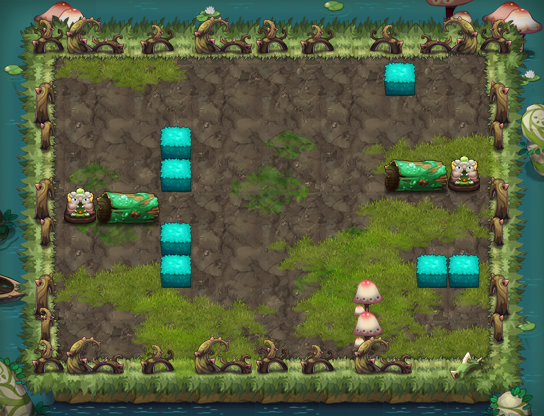

This game map was drawn from its Tiled (.tmx) file and the tilesets committed beside it. A one-line description and the trimmed map source follow:
An orthogonal 17x13 tile map with 32x32 px tiles, 20 tile layers (PASS, 块层 15, 块层 16, 块层 17, ...) and 18 objects (14x TRAP, 3x jdsrh3, PLAYER).

<map version="1.0" orientation="orthogonal" width="17" height="13" tilewidth="32" tileheight="32">
 <properties>
  <property name="DESTRY1" value="221" />
  <property name="DESTRY2" value="225" />
  <property name="DESTRY3" value="223" />
  <property name="DESTRY_COUNT" value="3" />
  <property name="EXP" value="605" />
  <property name="ITEM" value="D018" />
  <property name="MONEY" value="908" />
 </properties>
 <tileset firstgid="1" name="swzz" tilewidth="32" tileheight="32">
  <image source="swzz.png" width="500" height="1024" />
 </tileset>
 <layer name="PASS" width="17" height="13">
  <data>[221 cells, 119 non-empty, 17 distinct tile ids]</data>
 </layer>
 <layer name="块层 15" width="17" height="13">
  <data>[221 cells, 173 non-empty, 22 distinct tile ids]</data>
 </layer>
 <layer name="块层 16" width="17" height="13">
  <data>[221 cells, 57 non-empty, 29 distinct tile ids]</data>
 </layer>
 <layer name="块层 17" width="17" height="13">
  <data>[221 cells, 32 non-empty, 4 distinct tile ids]</data>
 </layer>
 <layer name="块层 2" width="17" height="13">
  <data>[221 cells, 104 non-empty, 8 distinct tile ids]</data>
 </layer>
 <layer name="块层 19" width="17" height="13">
  <data>[221 cells, 40 non-empty, 10 distinct tile ids]</data>
 </layer>
 <layer name="块层 20" width="17" height="13">
  <data>[221 cells, 58 non-empty, 19 distinct tile ids]</data>
 </layer>
 <layer name="块层 4" width="17" height="13">
  <data>[221 cells, 16 non-empty, 6 distinct tile ids]</data>
 </layer>
 <layer name="块层 3" width="17" height="13">
  <data>[221 cells, 62 non-empty, 15 distinct tile ids]</data>
 </layer>
 <layer name="块层 6" width="17" height="13">
  <data>[221 cells, 27 non-empty, 15 distinct tile ids]</data>
 </layer>
 <layer name="块层 18" width="17" height="13">
  <data>[221 cells, 56 non-empty, 5 distinct tile ids]</data>
 </layer>
 <layer name="SHELTER 10" width="17" height="13">
  <data>[221 cells, 13 non-empty, 5 distinct tile ids]</data>
 </layer>
 <layer name="SHELTER 9" width="17" height="13">
  <data>[221 cells, 1 non-empty, 1 distinct tile ids]</data>
 </layer>
 <layer name="SHELTER 8" width="17" height="13">
  <data>[221 cells, 1 non-empty, 1 distinct tile ids]</data>
 </layer>
 <layer name="SHELTER 7" width="17" height="13">
  <data>[221 cells, 3 non-empty, 1 distinct tile ids]</data>
 </layer>
 <layer name="SHELTER 6" width="17" height="13">
  <data>[221 cells, 1 non-empty, 1 distinct tile ids]</data>
 </layer>
 <layer name="SHELTER 5" width="17" height="13">
  <data>[221 cells, 3 non-empty, 3 distinct tile ids]</data>
 </layer>
 <layer name="SHELTER 4" width="17" height="13">
  <data>[221 cells, 4 non-empty, 4 distinct tile ids]</data>
 </layer>
 <layer name="SHELTER 3" width="17" height="13">
  <data>[221 cells, 1 non-empty, 1 distinct tile ids]</data>
 </layer>
 <layer name="SHELTER 1" width="17" height="13">
  <data>[221 cells, 1 non-empty, 1 distinct tile ids]</data>
 </layer>
 <objectgroup name="对象层 1" width="17" height="13">
  <object name="PLAYER" type="PLAYER" x="448" y="192" width="32" height="32" />
  <object name="jdsrh3" x="96" y="288" width="32" height="32">
   <properties>
    <property name="lua_ai" value="monster_jdsrh_ai" />
    <property name="quality" value="jdsrh3.quality" />
   </properties>
  </object>
  <object name="jdsrh3" x="96" y="96" width="32" height="32">
   <properties>
    <property name="lua_ai" value="monster_jdsrh_ai" />
    <property name="quality" value="jdsrh3.quality" />
   </properties>
  </object>
  <object name="jdsrh3" x="416" y="288" width="32" height="32">
   <properties>
    <property name="lua_ai" value="monster_jdsrh_ai" />
    <property name="quality" value="jdsrh3.quality" />
   </properties>
  </object>
  <object name="bh1" type="TRAP" x="224" y="96" width="32" height="32">
   <properties>
    <property name="trap_ani" value="black_hole.actor" />
    <property name="trap_floor" value="true" />
    <property name="trap_id" value="2" />
    <property name="trap_sh" value="0.1" />
    <property name="trap_sw" value="0.1" />
   </properties>
  </object>
  <object name="bh1" type="TRAP" x="224" y="256" width="32" height="32">
   <properties>
    <property name="trap_ani" value="black_hole.actor" />
    <property name="trap_floor" value="true" />
    <property name="trap_id" value="2" />
    <property name="trap_sh" value="0.1" />
    <property name="trap_sw" value="0.1" />
   </properties>
  </object>
  <object name="xy1" type="TRAP" x="224" y="256" width="32" height="32">
   <properties>
    <property name="lua_ai" value="trap_mire_ai" />
    <property name="trap_sh" value="0.1" />
    <property name="trap_sw" value="0.1" />
   </properties>
  </object>
  <object name="xy1" type="TRAP" x="224" y="96" width="32" height="32">
   <properties>
    <property name="lua_ai" value="trap_mire_ai" />
    <property name="trap_sh" value="0.1" />
    <property name="trap_sw" value="0.1" />
   </properties>
  </object>
  <object name="pg1" type="TRAP" x="320" y="96" width="32" height="32">
   <properties>
    <property name="trap_ani" value="poison_ground.actor" />
    <property name="trap_floor" value="true" />
    <property name="trap_script" value="target(&quot;PLAYER&quot;):onDamage(target(&quot;PLAYER&quot;):getHP()*0.1,&quot;TRAP&quot;);" />
    <property name="trap_start_mode" value="0" />
   </properties>
  </object>
  <object name="pg1" type="TRAP" x="352" y="96" width="32" height="32">
   <properties>
    <property name="trap_ani" value="poison_ground.actor" />
    <property name="trap_floor" value="true" />
    <property name="trap_script" value="target(&quot;PLAYER&quot;):onDamage(target(&quot;PLAYER&quot;):getHP()*0.1,&quot;TRAP&quot;);" />
    <property name="trap_start_mode" value="0" />
   </properties>
  </object>
  <object name="pg1" type="TRAP" x="384" y="96" width="32" height="32">
   <properties>
    <property name="trap_ani" value="poison_ground.actor" />
    <property name="trap_floor" value="true" />
    <property name="trap_script" value="target(&quot;PLAYER&quot;):onDamage(target(&quot;PLAYER&quot;):getHP()*0.1,&quot;TRAP&quot;);" />
    <property name="trap_start_mode" value="0" />
   </properties>
  </object>
  <object name="pg1" type="TRAP" x="416" y="96" width="32" height="32">
   <properties>
    <property name="trap_ani" value="poison_ground.actor" />
    <property name="trap_floor" value="true" />
    <property name="trap_script" value="target(&quot;PLAYER&quot;):onDamage(target(&quot;PLAYER&quot;):getHP()*0.1,&quot;TRAP&quot;);" />
    <property name="trap_start_mode" value="0" />
   </properties>
  </object>
  <object name="pg1" type="TRAP" x="416" y="128" width="32" height="32">
   <properties>
    <property name="trap_ani" value="poison_ground.actor" />
    <property name="trap_floor" value="true" />
    <property name="trap_script" value="target(&quot;PLAYER&quot;):onDamage(target(&quot;PLAYER&quot;):getHP()*0.1,&quot;TRAP&quot;);" />
    <property name="trap_start_mode" value="0" />
   </properties>
  </object>
  <object name="pg1" type="TRAP" x="384" y="128" width="32" height="32">
   <properties>
    <property name="trap_ani" value="poison_ground.actor" />
    <property name="trap_floor" value="true" />
    <property name="trap_script" value="target(&quot;PLAYER&quot;):onDamage(target(&quot;PLAYER&quot;):getHP()*0.1,&quot;TRAP&quot;);" />
    <property name="trap_start_mode" value="0" />
   </properties>
  </object>
  <object name="pg1" type="TRAP" x="352" y="128" width="32" height="32">
   <properties>
    <property name="trap_ani" value="poison_ground.actor" />
    <property name="trap_floor" value="true" />
    <property name="trap_script" value="target(&quot;PLAYER&quot;):onDamage(target(&quot;PLAYER&quot;):getHP()*0.1,&quot;TRAP&quot;);" />
    <property name="trap_start_mode" value="0" />
   </properties>
  </object>
  </objectgroup>
</map>
<!-- 3 of 18 objects omitted -->
